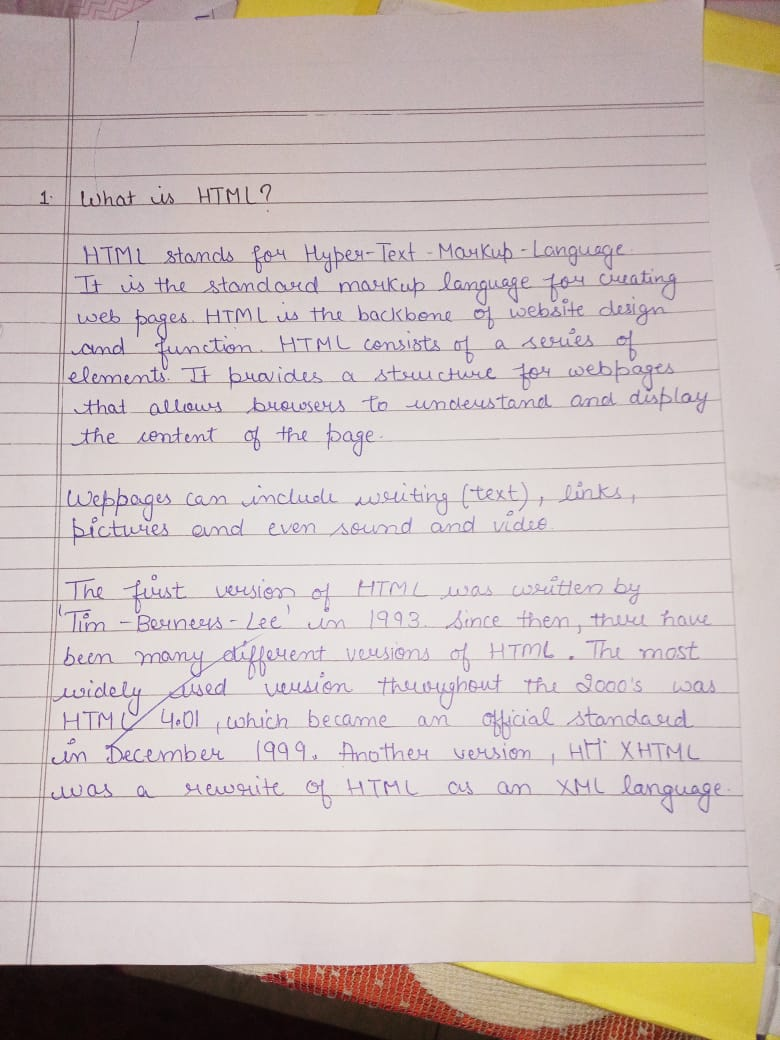
#> input picture input/5.jpg, 780 x 1040 px
$ jupyter execute --allow-errors Code.ipynb
#> lines starting #> are read from the running program, lines starting #| are printed output that depends on the picture; after the words box and inside, x2 and y2 are one past the last pixel; in counts of white or black regions, pixels touching at a corner belong together
[cell 1]
import cv2
import imutils
import numpy as np

image = cv2.imread("5.jpg")
#> image is the input picture: shape (1040, 780, 3); mean B, G, R 187.7, 190.3, 202.5

[cell 2]
class PageExtractor:

    def __init__():
        pass

[cell 3]
class Resizer:
    """ Resizes the Image """
    def __init__(self, max_height):
        self.max_height = max_height

    def __call__(self, image):

        if image.shape[0] <= self.max_height : return image

        ratio = round(self.max_height/image.shape[0] ,3)
#> ratio = 0.769
        width = int(image.shape[1] * ratio)
#> width = 599

        resized = cv2.resize(image, (width, self.max_height), interpolation=cv2.INTER_AREA)

        cv2.imwrite(r'output/1.jpg',resized)
        cv2.imshow("resized",resized)
        cv2.waitKey(0)
        return resized

resizer = Resizer(800)
image = resizer(image)

[cell 4]
class FastDenoise:
    """This Denoise the provided image by using the fastNlMeansDenoising method"""

    def __init__(self, strength=False, save_output=True):
        self.strength = strength
        self.save_output = save_output

    def __call__(self, image):

        if self.strength:
            denoised = cv2.fastNlMeansDenoisingColored(image,h=self.strength)
            if self.save_output:
                cv2.imwrite(r"output/denoise.jpg",denoised)
                return denoised
        else:
            for strength in range(11):
                denoised = cv2.fastNlMeansDenoisingColored(image,h=strength)
                if self.save_output:
                    cv2.imwrite(f"output//denoise_{strength}.jpg",denoised)

fastdenoise = FastDenoise(strength=4)
image = fastdenoise(image)

[cell 5]
class OtsuThresholder:
    def __init__(self, thresh1 = 0, thresh2 = 255, output_process = True):
        self.output_process = output_process
        self.thresh1 = thresh1
        self.thresh2 = thresh2


    def __call__(self, image):
        image = cv2.cvtColor(image, cv2.COLOR_BGR2GRAY)
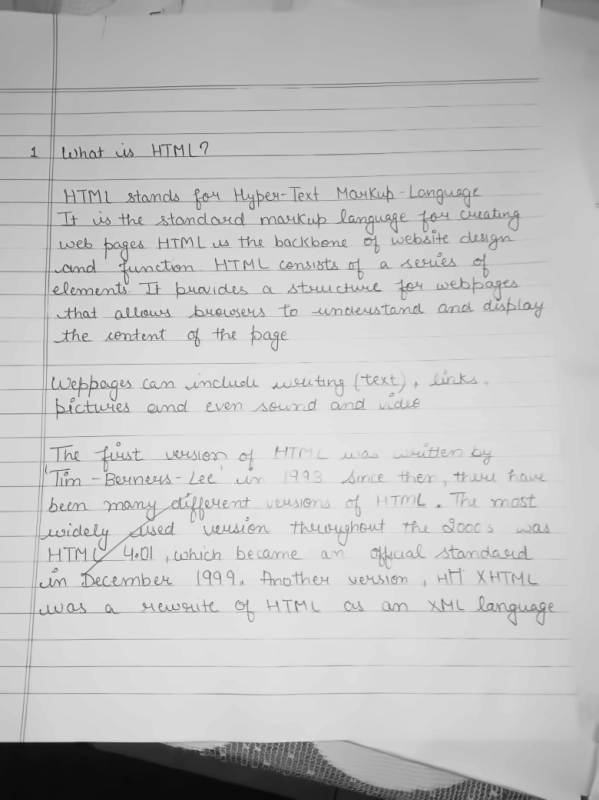
#> image: shape (800, 599); min 8, max 238, mean 193.9
        T_, thresholded = cv2.threshold(image, self.thresh1, self.thresh2, cv2.THRESH_BINARY + cv2.THRESH_OTSU)
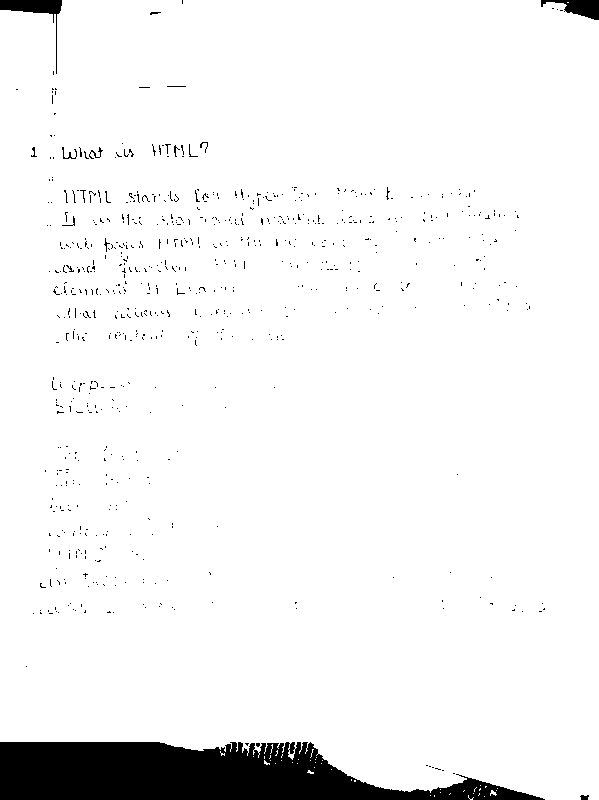
#> thresholded: shape (800, 599); 94.8% white; 737 black regions (724 under 20 px), largest, box (x1, y1, x2, y2) and area: (0, 742, 545, 800) 21106, (0, 0, 62, 74) 809, (541, 0, 599, 20) 611
#> T_ = 126
        if self.output_process: cv2.imwrite('output/thresh.jpg', thresholded)
        return thresholded

thresh = OtsuThresholder()
image = thresh(image)

[cell 6]
class GetEdges:
    def __init__(self, contour1=75, contour2=200, save_output= True):
        self.contour1 = contour1
        self.contour2 = contour2
        self.save_output = save_output

    def __call__(self, image):

        # greyimage = cv2.cvtColor(image, cv2.COLOR_BGR2GRAY)
        greyimage = cv2.GaussianBlur(image, (5,5), 0)

        edges = cv2.Canny(greyimage, self.contour1, self.contour2)
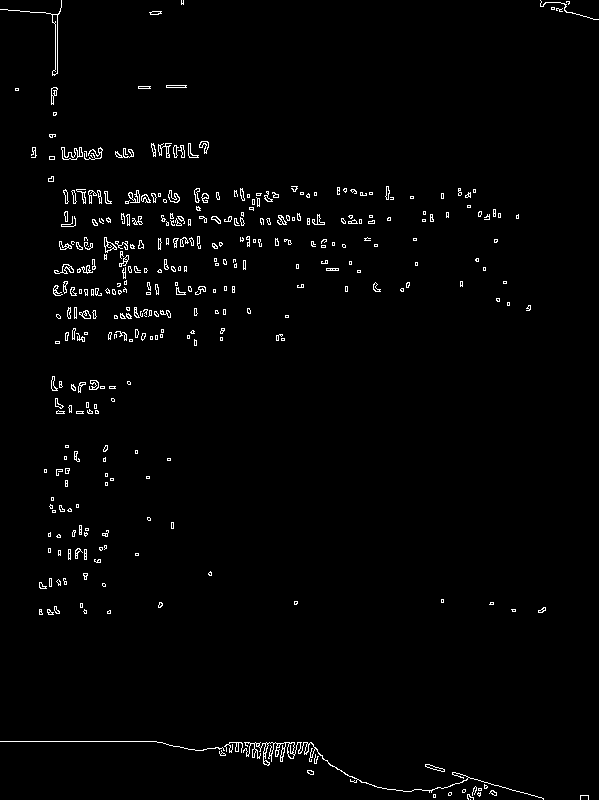
#> edges: shape (800, 599); 1.7% white in thin lines or dots

        cv2.imwrite(r"output/edges.jpg", edges)
        cv2.imshow("original",image)
        cv2.imshow("edges", edges)
        cv2.waitKey(0)
        return edges

edgeDetect = GetEdges()
edges = edgeDetect(image)

[cell 7]
class GetContour:
    def __init__(self, save_output =True):
        self.save_output = save_output

    def __call__(self,image ,edges):
        cnts = cv2.findContours(edges.copy(), cv2.RETR_LIST, cv2.CHAIN_APPROX_SIMPLE)
#> cnts = 733 contours, 616 with area under 20; largest, box (x1, y1, x2, y2) and area: (243, 742, 544, 800) 324, (0, 0, 62, 76) 162, (52, 14, 58, 75) 154, (61, 147, 83, 160) 118, (104, 237, 117, 253) 87
        cnts = imutils.grab_contours(cnts)
        cnts = sorted(cnts, key=cv2.contourArea, reverse=True)[:5]
#> cnts = 5 contours; box (x1, y1, x2, y2) and area: (243, 742, 544, 800) 324, (0, 0, 62, 76) 162, (52, 14, 58, 75) 154, (61, 147, 83, 160) 118, (104, 237, 117, 253) 87

        for c in cnts:
            peri = cv2.arcLength(c,True)
            approx = cv2.approxPolyDP(c, 0.02*peri, True)

            if len(approx) == 4:
                docCnt = approx
                break

            print(docCnt)
        else:
            raise Exception
#> this loop made 1 pass

        # Draw the Contour
        cv2.drawContours(image.copy(), [docCnt], -1, (0, 255, 0), 2)
        cv2.imshow("Outline", image)
        if self.save_output: cv2.imwrite("output/contour.jpg", image)
        cv2.waitKey(0)
        cv2.destroyAllWindows()
        return docCnt


getcontour = GetContour()
#> (the rest of this cell did not finish here and is left out)

$ run again, with input/2.jpg copied over input/5.jpg
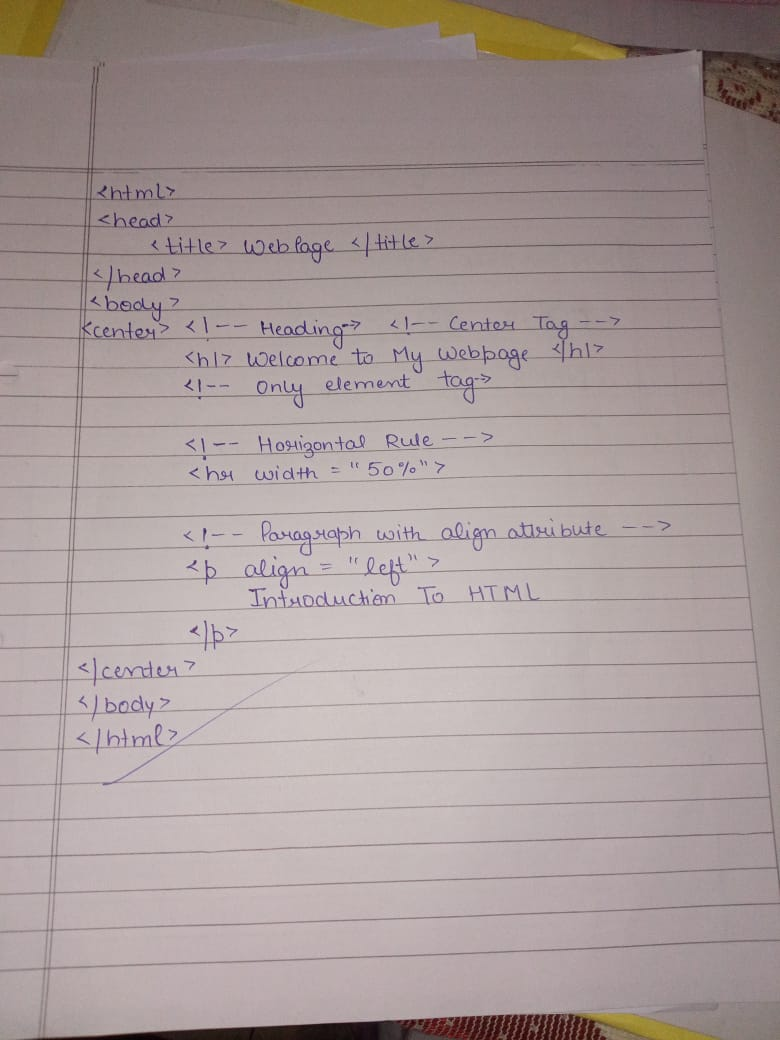
#> input picture input/2.jpg, 780 x 1040 px
#> image is the input picture: shape (1040, 780, 3); mean B, G, R 153.5, 154.2, 167.6
#> image: shape (800, 599)
#> in __call__, `T_, thresholded = cv2.threshold(image, self.thresh1, self.thresh2, cv2..`:
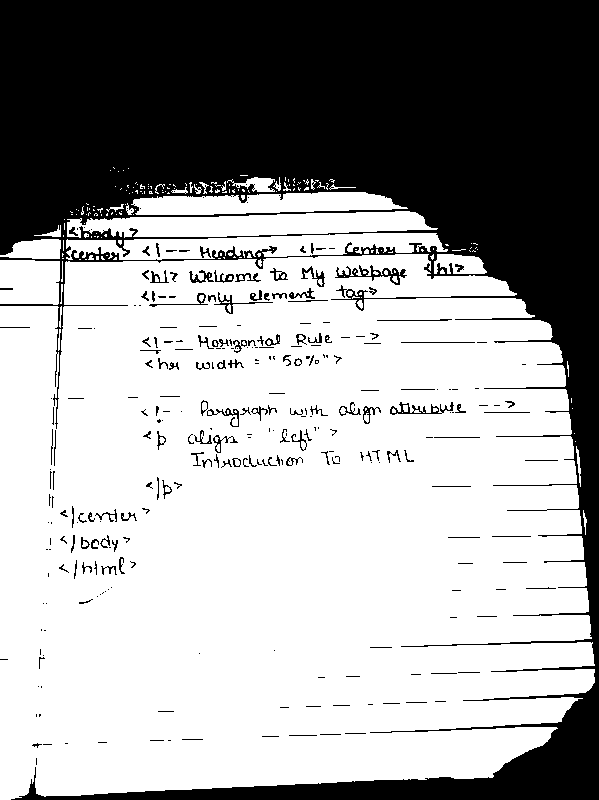
#> thresholded: shape (800, 599); 64% white; 294 black regions (163 under 20 px), largest, box (x1, y1, x2, y2) and area: (0, 0, 599, 800) 164976, (335, 265, 407, 285) 426, (390, 402, 454, 415) 273
#> T_ = 151
#> in __call__, `edges = cv2.Canny(greyimage, self.contour1, self.contour2)`:
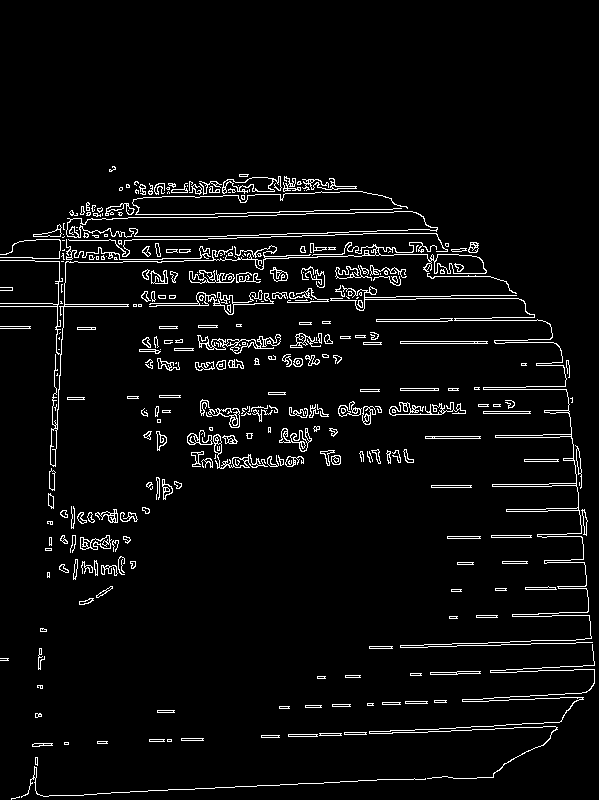
#> edges: shape (800, 599); 4.4% white in thin lines or dots, all inside (x1, y1, x2, y2) = (0, 166, 595, 800)
#> in __call__, `cnts = cv2.findContours(edges.copy(), cv2.RETR_LIST, cv2.CHAIN_APPROX_..`: cnts = 691 contours, 395 with area under 20; largest, box (x1, y1, x2, y2) and area: (66, 211, 438, 238) 6470, (66, 211, 438, 238) 6412, (0, 242, 487, 467) 1307, (434, 254, 487, 274) 760, (330, 285, 593, 648) 672
#> in __call__, `cnts = sorted(cnts, key=cv2.contourArea, reverse=True)[:5]`: cnts = 5 contours; box (x1, y1, x2, y2) and area: (66, 211, 438, 238) 6470, (66, 211, 438, 238) 6412, (0, 242, 487, 467) 1307, (434, 254, 487, 274) 760, (330, 285, 593, 648) 672
#> the loop in __call__, `for c in cnts:` made 1 pass
#> (peri, approx) on pass 1: (861, [[437, 227], [66, 234]])

$ run again, with input/3.jpg copied over input/5.jpg
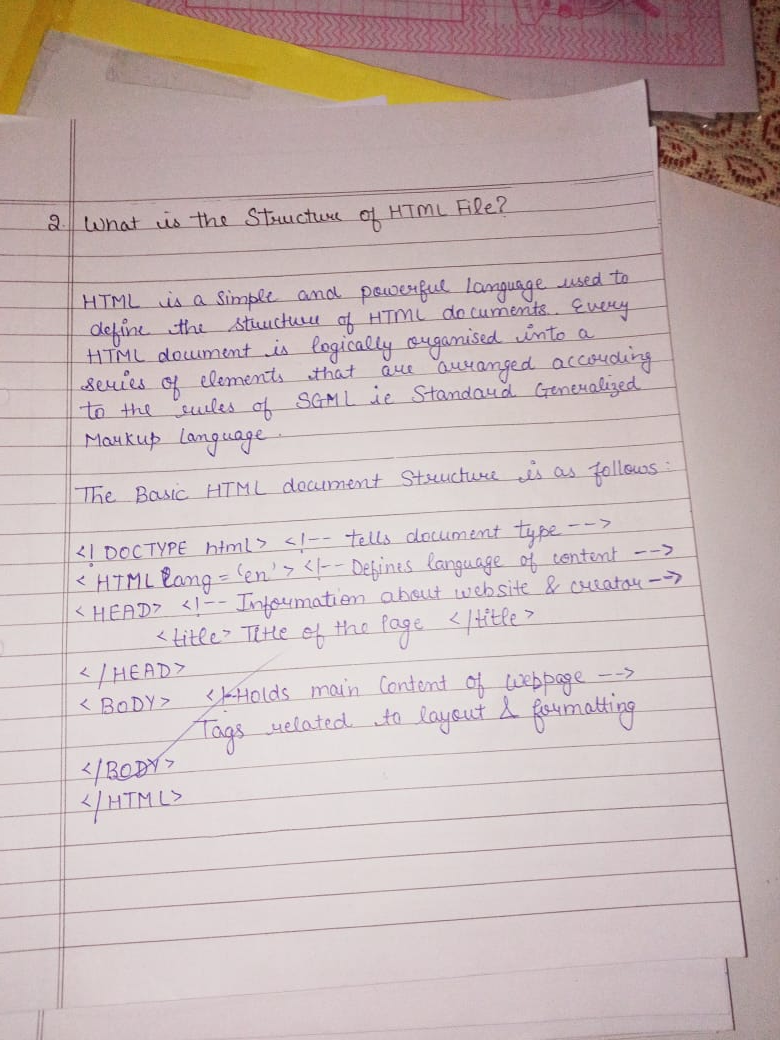
#> input picture input/3.jpg, 780 x 1040 px
#> image is the input picture: shape (1040, 780, 3); mean B, G, R 181.9, 183.1, 199.4
#> image: shape (800, 599)
#> in __call__, `T_, thresholded = cv2.threshold(image, self.thresh1, self.thresh2, cv2..`:
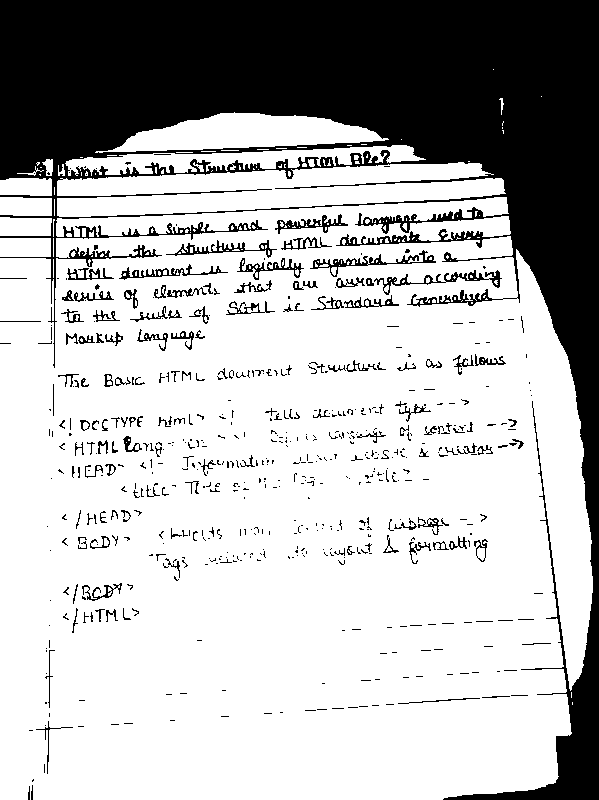
#> thresholded: shape (800, 599); 72% white; 574 black regions (443 under 20 px), largest, box (x1, y1, x2, y2) and area: (0, 0, 599, 800) 120672, (374, 270, 502, 295) 627, (310, 250, 436, 277) 625
#> T_ = 174
#> in __call__, `edges = cv2.Canny(greyimage, self.contour1, self.contour2)`:
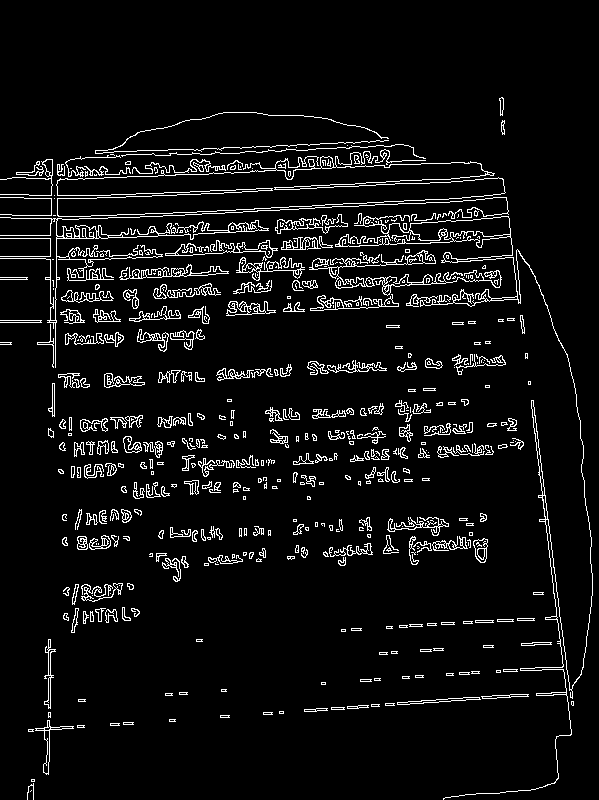
#> edges: shape (800, 599); 6% white in thin lines or dots, all inside (x1, y1, x2, y2) = (0, 97, 593, 800)
#> in __call__, `cnts = cv2.findContours(edges.copy(), cv2.RETR_LIST, cv2.CHAIN_APPROX_..`: cnts = 1159 contours, 778 with area under 20; largest, box (x1, y1, x2, y2) and area: (56, 149, 506, 217) 15162, (56, 162, 506, 217) 14860, (335, 215, 593, 800) 3606, (409, 216, 511, 241) 1466, (0, 197, 509, 368) 1292
#> in __call__, `cnts = sorted(cnts, key=cv2.contourArea, reverse=True)[:5]`: cnts = 5 contours; box (x1, y1, x2, y2) and area: (56, 149, 506, 217) 15162, (56, 162, 506, 217) 14860, (335, 215, 593, 800) 3606, (409, 216, 511, 241) 1466, (0, 197, 509, 368) 1292
#> the loop in __call__, `for c in cnts:` made 1 pass
#> (peri, approx) on pass 1: (2645.5, [[505, 192], [56, 184]])

$ run again, with input/4.jpg copied over input/5.jpg
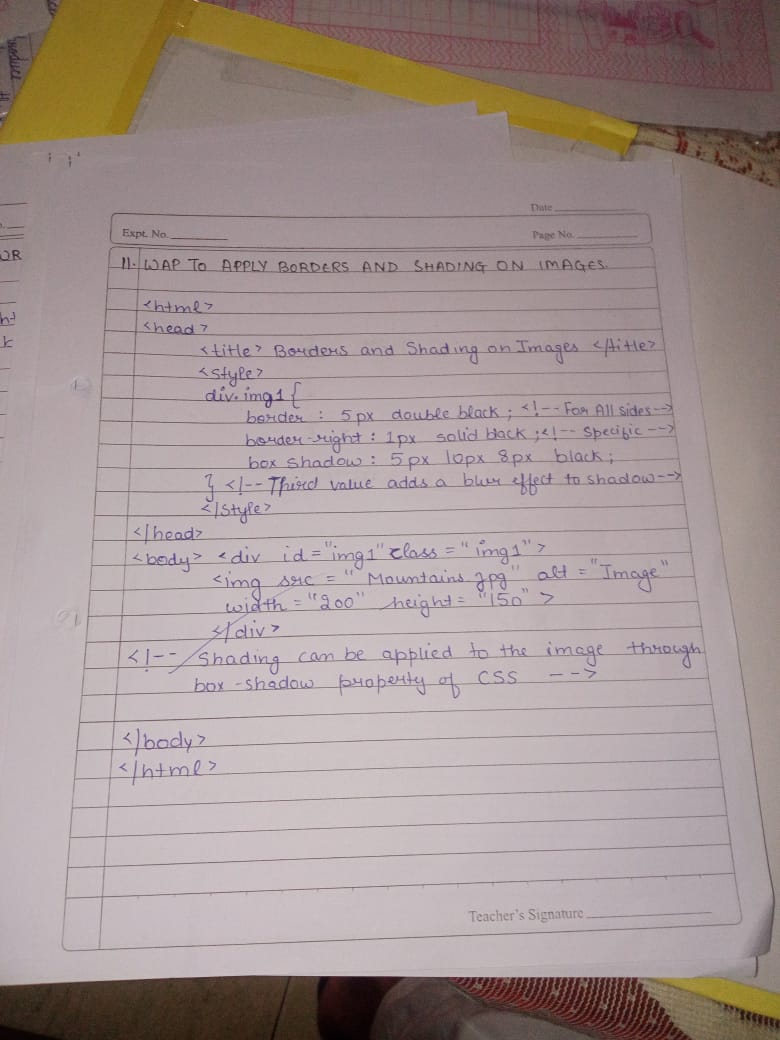
#> input picture input/4.jpg, 780 x 1040 px
#> image is the input picture: shape (1040, 780, 3); mean B, G, R 146.5, 148.5, 163.5
#> image: shape (800, 599)
#> in __call__, `T_, thresholded = cv2.threshold(image, self.thresh1, self.thresh2, cv2..`:
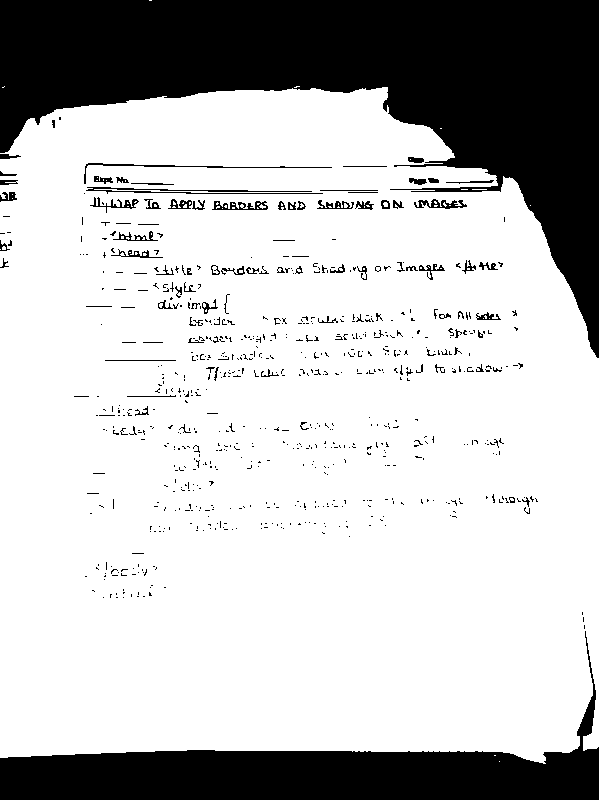
#> thresholded: shape (800, 599); 75.4% white; 706 black regions (618 under 20 px), largest, box (x1, y1, x2, y2) and area: (0, 0, 599, 358) 80726, (0, 631, 599, 800) 28954, (86, 187, 323, 194) 581
#> T_ = 133
#> in __call__, `edges = cv2.Canny(greyimage, self.contour1, self.contour2)`:
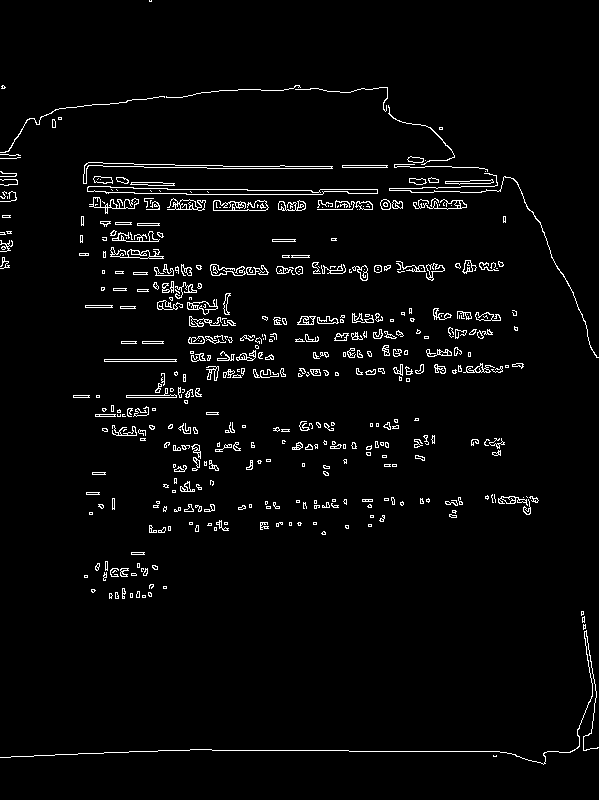
#> edges: shape (800, 599); 3.2% white in thin lines or dots
#> in __call__, `cnts = cv2.findContours(edges.copy(), cv2.RETR_LIST, cv2.CHAIN_APPROX_..`: cnts = 905 contours, 680 with area under 20; largest, box (x1, y1, x2, y2) and area: (87, 186, 378, 195) 1251, (87, 186, 378, 195) 1235, (83, 162, 333, 184) 642, (83, 162, 332, 184) 634, (89, 197, 139, 214) 233
#> in __call__, `cnts = sorted(cnts, key=cv2.contourArea, reverse=True)[:5]`: cnts = 5 contours; box (x1, y1, x2, y2) and area: (87, 186, 378, 195) 1251, (87, 186, 378, 195) 1235, (83, 162, 333, 184) 642, (83, 162, 332, 184) 634, (89, 197, 139, 214) 233
#> the loop in __call__, `for c in cnts:` made 1 pass
#> (peri, approx) on pass 1: (599.1, [[87, 187], [377, 193]])
